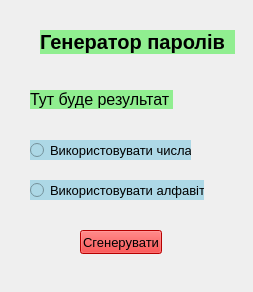
<?xml version="1.0" encoding="UTF-8"?>
<ui version="4.0">
 <class>MainWindow</class>
 <widget class="QMainWindow" name="MainWindow">
  <property name="geometry">
   <rect>
    <x>0</x>
    <y>0</y>
    <width>253</width>
    <height>292</height>
   </rect>
  </property>
  <property name="windowTitle">
   <string>MainWindow</string>
  </property>
  <widget class="QWidget" name="centralwidget">
   <widget class="QLabel" name="title">
    <property name="geometry">
     <rect>
      <x>40</x>
      <y>30</y>
      <width>195</width>
      <height>24</height>
     </rect>
    </property>
    <property name="font">
     <font>
      <pointsize>15</pointsize>
      <weight>75</weight>
      <italic>false</italic>
      <bold>true</bold>
     </font>
    </property>
    <property name="styleSheet">
     <string notr="true">border_radius: 7px;
background-color: lightgreen;</string>
    </property>
    <property name="text">
     <string>Генератор паролів</string>
    </property>
   </widget>
   <widget class="QRadioButton" name="cb_numbers">
    <property name="geometry">
     <rect>
      <x>30</x>
      <y>140</y>
      <width>161</width>
      <height>20</height>
     </rect>
    </property>
    <property name="font">
     <font>
      <pointsize>10</pointsize>
     </font>
    </property>
    <property name="styleSheet">
     <string notr="true">border_radius: 7px;
background-color: lightblue</string>
    </property>
    <property name="text">
     <string>Використовувати числа</string>
    </property>
   </widget>
   <widget class="QPushButton" name="btn_generate">
    <property name="geometry">
     <rect>
      <x>80</x>
      <y>230</y>
      <width>82</width>
      <height>24</height>
     </rect>
    </property>
    <property name="font">
     <font>
      <pointsize>10</pointsize>
     </font>
    </property>
    <property name="styleSheet">
     <string notr="true">border_radius: 7px;
background-color: red;</string>
    </property>
    <property name="text">
     <string>Сгенерувати</string>
    </property>
   </widget>
   <widget class="QLabel" name="result">
    <property name="geometry">
     <rect>
      <x>30</x>
      <y>90</y>
      <width>143</width>
      <height>19</height>
     </rect>
    </property>
    <property name="font">
     <font>
      <pointsize>12</pointsize>
     </font>
    </property>
    <property name="styleSheet">
     <string notr="true">border_radius: 7px;
background-color: lightgreen</string>
    </property>
    <property name="text">
     <string>Тут буде результат</string>
    </property>
   </widget>
   <widget class="QRadioButton" name="cb_alphabet">
    <property name="geometry">
     <rect>
      <x>30</x>
      <y>180</y>
      <width>174</width>
      <height>20</height>
     </rect>
    </property>
    <property name="font">
     <font>
      <pointsize>10</pointsize>
     </font>
    </property>
    <property name="styleSheet">
     <string notr="true">border_radius: 7px;
background-color: lightblue;</string>
    </property>
    <property name="text">
     <string>Використовувати алфавіт</string>
    </property>
   </widget>
  </widget>
 </widget>
 <resources/>
 <connections/>
</ui>
